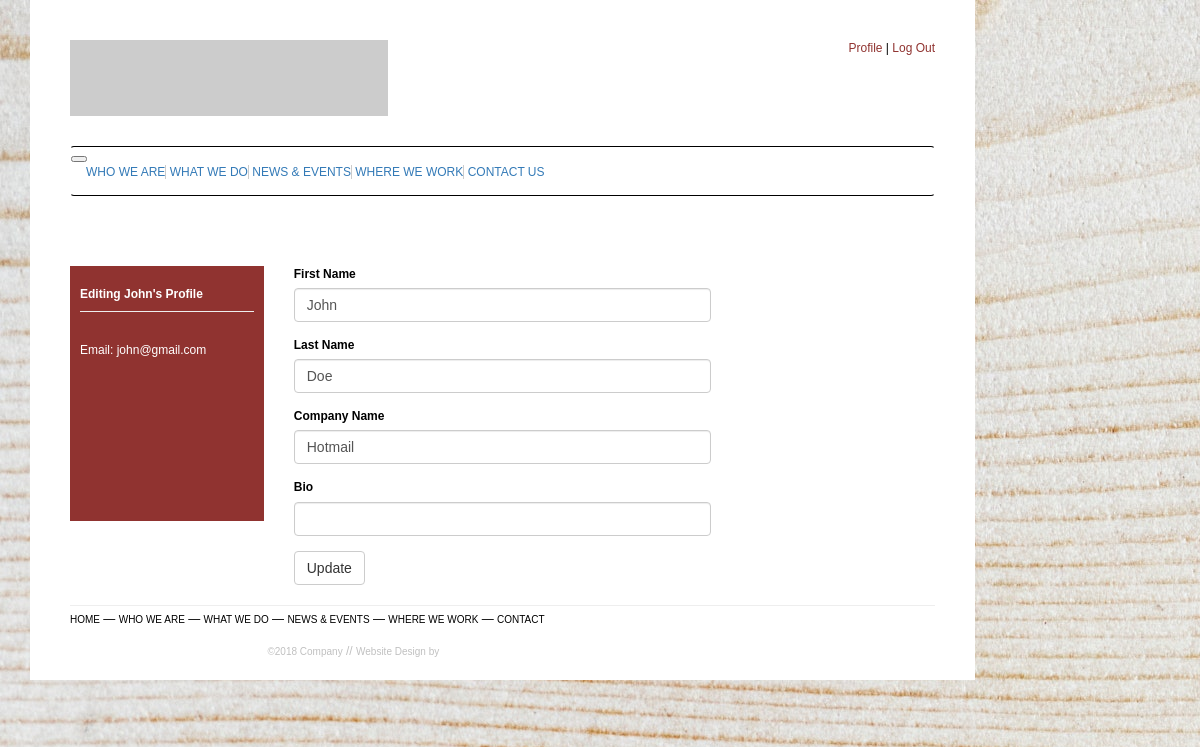
Screenshot of /edit_profile (signed in) with the database file from the repository.
### app/models.py (models this page shows, shortened)
class User(UserMixin, db.Model):
    id = db.Column(db.Integer, primary_key=True)
    first_name = db.Column(db.String(50))
    last_name = db.Column(db.String(50))
    email = db.Column(db.String(100), unique=True, index=True)
    role_id = db.Column(db.Integer, nullable=False)
    password_hash = db.Column(db.String(256))
    bio = db.Column(db.String(140))
    company_name = db.Column(db.String(100))

### app/routes.py (the view)
@app.route('/edit_profile', methods=['GET', 'POST'])
@login_required
def edit_profile():
    form = ProfileForm()
    if form.validate_on_submit():
        current_user.first_name = form.first_name.data
        current_user.last_name = form.last_name.data
        current_user.bio = form.bio.data
        current_user.company_name = form.company_name.data
        db.session.commit()
        flash('Your changes have been saved.')
        return redirect(url_for('profile'))
    elif request.method == 'GET':
        form.first_name.data = current_user.first_name
        form.last_name.data = current_user.last_name
        form.bio.data = current_user.bio
        form.company_name.data = current_user.company_name
    print(form.errors)
    return render_template('edit_profile.html', form=form, page='edit_profile')

### app/forms.py (shortened to what this page needs)
class ProfileForm(FlaskForm):
    first_name = StringField('First Name', validators=[DataRequired()])
    last_name = StringField('Last Name', validators=[DataRequired()])
    company_name = StringField('Company Name')
    bio = StringField('Bio')
    update = SubmitField('Update')

### app/models.py (called while the page is built)
@login.user_loader
def load_user(id):
    return User.query.get(int(id))

### app/templates/edit_profile.html (shortened to what this page needs)
{% extends 'base.html' %}
{% import 'bootstrap/wtf.html' as wtf %}
{% block app_content %}
  <div class="row">
    <div class="col-md-3 col-sm-12">
      <aside>
        <div class="aside-container">
          <p><strong>Editing {{ current_user.first_name }}'s Profile</strong></p>
          <hr>
          <p class="white-color">Email: {{ current_user.email }}</p>
        </div>
      </aside>
    </div>
    <div class="col-md-9 col-sm-12">
      <div class="article-container">
        <div class="row">
          <div class="col-md-8 offset-md-2">
            {{ wtf.quick_form(form) }}
          </div>
        </div>
      </div>
    </div>
  </div>
{% endblock %}

### app/static/css/main.css (style rules this page uses)
body { font-family: Verdana, Arial, Helvetica, sans-serif; font-size: 12px; color: black; background-image: url("/static/img/abstract-art-backdrop-926985.jpg"); background-repeat: no-repeat; background-attachment: fixed; overflow-x: hidden; }
.news-feed-container, .aside-container { width: 100%; background-color: #903330; margin-top: 30px; color: white; padding: 10px; min-height: 255px; }
.news-feed-container > p, .aside-container > p { padding-top: 10px; margin-bottom: 8px; }
.news-feed-container > p + hr, .aside-container > p + hr { margin-top: 5px; background: white; }
.white-color { color: white; }
.article-container, .paragraph-title, .contact-container { margin-top: 30px; }

### rows the page displays
User: first_name "John", email "john@gmail.com", last_name "Doe", company_name "Hotmail"
